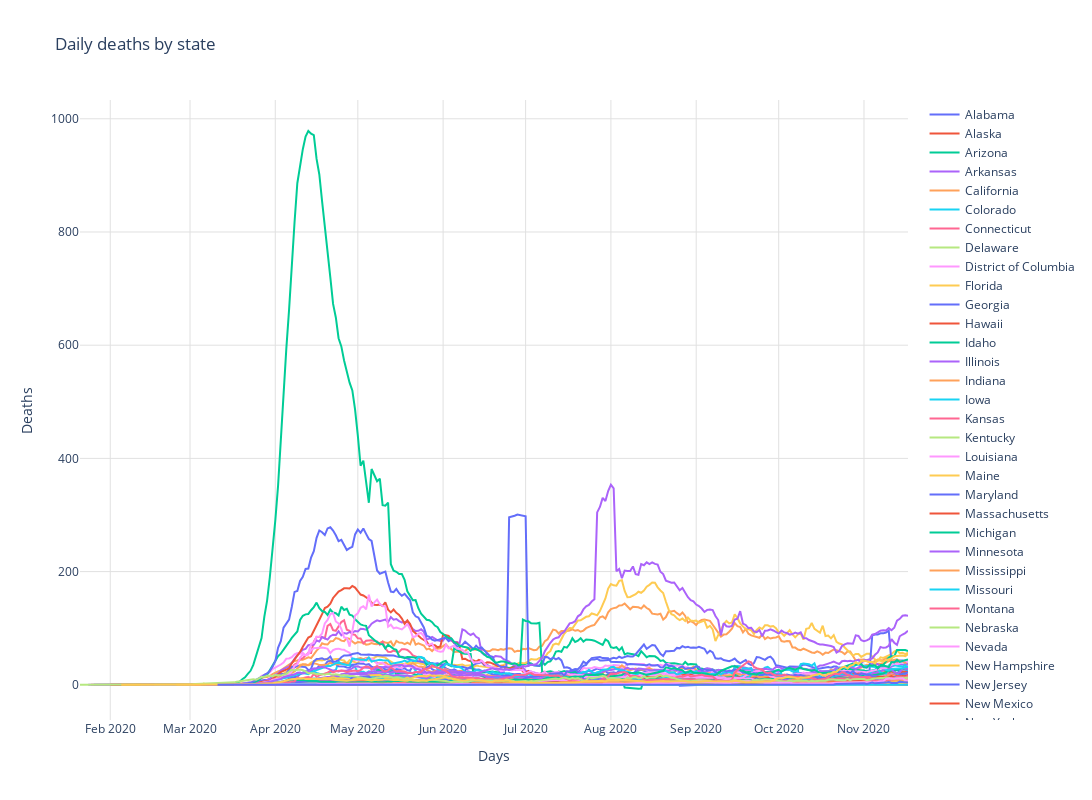

Notebook cell for this chart:
### Code cell
#############################
# Daily Deaths by state
#############################
row += 1
layout = go.Layout(
        title = 'Daily deaths by state',
        plot_bgcolor = default_plot_color,
        xaxis_gridcolor = default_grid_color,
        yaxis_gridcolor = default_grid_color,
        width=default_width,
        height=default_height,
        xaxis_title='Days',
        yaxis_title='Deaths'
)

fig = go.Figure(layout=layout)

# Show all states by default.
for index, state in interesting_states.iterrows():
    total_deaths_by_date = generate_delta_df(state.state, 'all', 'deaths')
    plotmovingaverage(total_deaths_by_date, state.state, 'deaths: %{y:,.0f}<br>day: %{x}')

fig.show()
plotly.offline.plot(fig, filename=webpage_folder + 'Chart_'+str(row)+'.html',auto_open=False)
html_graphs.write("  <object data=\""+'Chart_'+str(row)+'.html'+"\" width=" + str(default_width * 1.10) + " height=" + str(default_height* 1.10) + "\"></object>"+"\n")

### Figure 1 — Plotly figure (JSON) as saved in the notebook; plotly's stock layout.template omitted (floating-point values rounded to 4 significant figures; data arrays with more than 128 entries replaced by an {"elided": "..."} marker saying what was removed)
{"data": [{"hovertemplate": "deaths: %{y:,.0f}<br>day: %{x}", "line": {"width": 2}, "mode": "lines", "name": "Alabama", "type": "scatter", "visible": true, "x": {"elided": "250 str values"}, "y": {"elided": "250 float values"}}, {"hovertemplate": "deaths: %{y:,.0f}<br>day: %{x}", "line": {"width": 2}, "mode": "lines", "name": "Alaska", "type": "scatter", "visible": true, "x": {"elided": "251 str values"}, "y": {"elided": "251 float values"}}, {"hovertemplate": "deaths: %{y:,.0f}<br>day: %{x}", "line": {"width": 2}, "mode": "lines", "name": "Arizona", "type": "scatter", "visible": true, "x": {"elided": "297 str values"}, "y": {"elided": "297 float values"}}, {"hovertemplate": "deaths: %{y:,.0f}<br>day: %{x}", "line": {"width": 2}, "mode": "lines", "name": "Arkansas", "type": "scatter", "visible": true, "x": {"elided": "252 str values"}, "y": {"elided": "252 float values"}}, {"hovertemplate": "deaths: %{y:,.0f}<br>day: %{x}", "line": {"width": 2}, "mode": "lines", "name": "California", "type": "scatter", "visible": true, "x": {"elided": "298 str values"}, "y": {"elided": "298 float values"}}, {"hovertemplate": "deaths: %{y:,.0f}<br>day: %{x}", "line": {"width": 2}, "mode": "lines", "name": "Colorado", "type": "scatter", "visible": true, "x": {"elided": "258 str values"}, "y": {"elided": "258 float values"}}, {"hovertemplate": "deaths: %{y:,.0f}<br>day: %{x}", "line": {"width": 2}, "mode": "lines", "name": "Connecticut", "type": "scatter", "visible": true, "x": {"elided": "255 str values"}, "y": {"elided": "255 float values"}}, {"hovertemplate": "deaths: %{y:,.0f}<br>day: %{x}", "line": {"width": 2}, "mode": "lines", "name": "Delaware", "type": "scatter", "visible": true, "x": {"elided": "252 str values"}, "y": {"elided": "252 float values"}}, {"hovertemplate": "deaths: %{y:,.0f}<br>day: %{x}", "line": {"width": 2}, "mode": "lines", "name": "District of Columbia", "type": "scatter", "visible": true, "x": {"elided": "256 str values"}, "y": {"elided": "256 float values"}}, {"hovertemplate": "deaths: %{y:,.0f}<br>day: %{x}", "line": {"width": 2}, "mode": "lines", "name": "Florida", "type": "scatter", "visible": true, "x": {"elided": "262 str values"}, "y": {"elided": "262 float values"}}, {"hovertemplate": "deaths: %{y:,.0f}<br>day: %{x}", "line": {"width": 2}, "mode": "lines", "name": "Georgia", "type": "scatter", "visible": true, "x": {"elided": "261 str values"}, "y": {"elided": "261 float values"}}, {"hovertemplate": "deaths: %{y:,.0f}<br>day: %{x}", "line": {"width": 2}, "mode": "lines", "name": "Hawaii", "type": "scatter", "visible": true, "x": {"elided": "257 str values"}, "y": {"elided": "257 float values"}}, {"hovertemplate": "deaths: %{y:,.0f}<br>day: %{x}", "line": {"width": 2}, "mode": "lines", "name": "Idaho", "type": "scatter", "visible": true, "x": {"elided": "250 str values"}, "y": {"elided": "250 float values"}}, {"hovertemplate": "deaths: %{y:,.0f}<br>day: %{x}", "line": {"width": 2}, "mode": "lines", "name": "Illinois", "type": "scatter", "visible": true, "x": {"elided": "299 str values"}, "y": {"elided": "299 float values"}}, {"hovertemplate": "deaths: %{y:,.0f}<br>day: %{x}", "line": {"width": 2}, "mode": "lines", "name": "Indiana", "type": "scatter", "visible": true, "x": {"elided": "257 str values"}, "y": {"elided": "257 float values"}}, {"hovertemplate": "deaths: %{y:,.0f}<br>day: %{x}", "line": {"width": 2}, "mode": "lines", "name": "Iowa", "type": "scatter", "visible": true, "x": {"elided": "255 str values"}, "y": {"elided": "255 float values"}}, {"hovertemplate": "deaths: %{y:,.0f}<br>day: %{x}", "line": {"width": 2}, "mode": "lines", "name": "Kansas", "type": "scatter", "visible": true, "x": {"elided": "256 str values"}, "y": {"elided": "256 float values"}}, {"hovertemplate": "deaths: %{y:,.0f}<br>day: %{x}", "line": {"width": 2}, "mode": "lines", "name": "Kentucky", "type": "scatter", "visible": true, "x": {"elided": "257 str values"}, "y": {"elided": "257 float values"}}, {"hovertemplate": "deaths: %{y:,.0f}<br>day: %{x}", "line": {"width": 2}, "mode": "lines", "name": "Louisiana", "type": "scatter", "visible": true, "x": {"elided": "254 str values"}, "y": {"elided": "254 float values"}}, {"hovertemplate": "deaths: %{y:,.0f}<br>day: %{x}", "line": {"width": 2}, "mode": "lines", "name": "Maine", "type": "scatter", "visible": true, "x": {"elided": "251 str values"}, "y": {"elided": "251 float values"}}, {"hovertemplate": "deaths: %{y:,.0f}<br>day: %{x}", "line": {"width": 2}, "mode": "lines", "name": "Maryland", "type": "scatter", "visible": true, "x": {"elided": "258 str values"}, "y": {"elided": "258 float values"}}, {"hovertemplate": "deaths: %{y:,.0f}<br>day: %{x}", "line": {"width": 2}, "mode": "lines", "name": "Massachusetts", "type": "scatter", "visible": true, "x": {"elided": "291 str values"}, "y": {"elided": "291 float values"}}, {"hovertemplate": "deaths: %{y:,.0f}<br>day: %{x}", "line": {"width": 2}, "mode": "lines", "name": "Michigan", "type": "scatter", "visible": true, "x": {"elided": "253 str values"}, "y": {"elided": "253 float values"}}, {"hovertemplate": "deaths: %{y:,.0f}<br>day: %{x}", "line": {"width": 2}, "mode": "lines", "name": "Minnesota", "type": "scatter", "visible": true, "x": {"elided": "257 str values"}, "y": {"elided": "257 float values"}}, {"hovertemplate": "deaths: %{y:,.0f}<br>day: %{x}", "line": {"width": 2}, "mode": "lines", "name": "Mississippi", "type": "scatter", "visible": true, "x": {"elided": "252 str values"}, "y": {"elided": "252 float values"}}, {"hovertemplate": "deaths: %{y:,.0f}<br>day: %{x}", "line": {"width": 2}, "mode": "lines", "name": "Missouri", "type": "scatter", "visible": true, "x": {"elided": "256 str values"}, "y": {"elided": "256 float values"}}, {"hovertemplate": "deaths: %{y:,.0f}<br>day: %{x}", "line": {"width": 2}, "mode": "lines", "name": "Montana", "type": "scatter", "visible": true, "x": {"elided": "250 str values"}, "y": {"elided": "250 float values"}}, {"hovertemplate": "deaths: %{y:,.0f}<br>day: %{x}", "line": {"width": 2}, "mode": "lines", "name": "Nebraska", "type": "scatter", "visible": true, "x": {"elided": "275 str values"}, "y": {"elided": "275 float values"}}, {"hovertemplate": "deaths: %{y:,.0f}<br>day: %{x}", "line": {"width": 2}, "mode": "lines", "name": "Nevada", "type": "scatter", "visible": true, "x": {"elided": "258 str values"}, "y": {"elided": "258 float values"}}, {"hovertemplate": "deaths: %{y:,.0f}<br>day: %{x}", "line": {"width": 2}, "mode": "lines", "name": "New Hampshire", "type": "scatter", "visible": true, "x": {"elided": "261 str values"}, "y": {"elided": "261 float values"}}, {"hovertemplate": "deaths: %{y:,.0f}<br>day: %{x}", "line": {"width": 2}, "mode": "lines", "name": "New Jersey", "type": "scatter", "visible": true, "x": {"elided": "259 str values"}, "y": {"elided": "259 float values"}}, {"hovertemplate": "deaths: %{y:,.0f}<br>day: %{x}", "line": {"width": 2}, "mode": "lines", "name": "New Mexico", "type": "scatter", "visible": true, "x": {"elided": "252 str values"}, "y": {"elided": "252 float values"}}, {"hovertemplate": "deaths: %{y:,.0f}<br>day: %{x}", "line": {"width": 2}, "mode": "lines", "name": "New York", "type": "scatter", "visible": true, "x": {"elided": "262 str values"}, "y": {"elided": "262 float values"}}, {"hovertemplate": "deaths: %{y:,.0f}<br>day: %{x}", "line": {"width": 2}, "mode": "lines", "name": "North Carolina", "type": "scatter", "visible": true, "x": {"elided": "260 str values"}, "y": {"elided": "260 float values"}}, {"hovertemplate": "deaths: %{y:,.0f}<br>day: %{x}", "line": {"width": 2}, "mode": "lines", "name": "North Dakota", "type": "scatter", "visible": true, "x": {"elided": "252 str values"}, "y": {"elided": "252 float values"}}, {"hovertemplate": "deaths: %{y:,.0f}<br>day: %{x}", "line": {"width": 2}, "mode": "lines", "name": "Ohio", "type": "scatter", "visible": true, "x": {"elided": "254 str values"}, "y": {"elided": "254 float values"}}, {"hovertemplate": "deaths: %{y:,.0f}<br>day: %{x}", "line": {"width": 2}, "mode": "lines", "name": "Oklahoma", "type": "scatter", "visible": true, "x": {"elided": "257 str values"}, "y": {"elided": "257 float values"}}, {"hovertemplate": "deaths: %{y:,.0f}<br>day: %{x}", "line": {"width": 2}, "mode": "lines", "name": "Oregon", "type": "scatter", "visible": true, "x": {"elided": "264 str values"}, "y": {"elided": "264 float values"}}, {"hovertemplate": "deaths: %{y:,.0f}<br>day: %{x}", "line": {"width": 2}, "mode": "lines", "name": "Pennsylvania", "type": "scatter", "visible": true, "x": {"elided": "257 str values"}, "y": {"elided": "257 float values"}}, {"hovertemplate": "deaths: %{y:,.0f}<br>day: %{x}", "line": {"width": 2}, "mode": "lines", "name": "Rhode Island", "type": "scatter", "visible": true, "x": {"elided": "262 str values"}, "y": {"elided": "262 float values"}}, {"hovertemplate": "deaths: %{y:,.0f}<br>day: %{x}", "line": {"width": 2}, "mode": "lines", "name": "South Carolina", "type": "scatter", "visible": true, "x": {"elided": "257 str values"}, "y": {"elided": "257 float values"}}, {"hovertemplate": "deaths: %{y:,.0f}<br>day: %{x}", "line": {"width": 2}, "mode": "lines", "name": "South Dakota", "type": "scatter", "visible": true, "x": {"elided": "253 str values"}, "y": {"elided": "253 float values"}}, {"hovertemplate": "deaths: %{y:,.0f}<br>day: %{x}", "line": {"width": 2}, "mode": "lines", "name": "Tennessee", "type": "scatter", "visible": true, "x": {"elided": "258 str values"}, "y": {"elided": "258 float values"}}, {"hovertemplate": "deaths: %{y:,.0f}<br>day: %{x}", "line": {"width": 2}, "mode": "lines", "name": "Texas", "type": "scatter", "visible": true, "x": {"elided": "280 str values"}, "y": {"elided": "280 float values"}}, {"hovertemplate": "deaths: %{y:,.0f}<br>day: %{x}", "line": {"width": 2}, "mode": "lines", "name": "Utah", "type": "scatter", "visible": true, "x": {"elided": "267 str values"}, "y": {"elided": "267 float values"}}, {"hovertemplate": "deaths: %{y:,.0f}<br>day: %{x}", "line": {"width": 2}, "mode": "lines", "name": "Vermont", "type": "scatter", "visible": true, "x": {"elided": "256 str values"}, "y": {"elided": "256 float values"}}, {"hovertemplate": "deaths: %{y:,.0f}<br>day: %{x}", "line": {"width": 2}, "mode": "lines", "name": "Virginia", "type": "scatter", "visible": true, "x": {"elided": "256 str values"}, "y": {"elided": "256 float values"}}, {"hovertemplate": "deaths: %{y:,.0f}<br>day: %{x}", "line": {"width": 2}, "mode": "lines", "name": "Washington", "type": "scatter", "visible": true, "x": {"elided": "302 str values"}, "y": {"elided": "302 float values"}}, {"hovertemplate": "deaths: %{y:,.0f}<br>day: %{x}", "line": {"width": 2}, "mode": "lines", "name": "West Virginia", "type": "scatter", "visible": true, "x": {"elided": "246 str values"}, "y": {"elided": "246 float values"}}, {"hovertemplate": "deaths: %{y:,.0f}<br>day: %{x}", "line": {"width": 2}, "mode": "lines", "name": "Wisconsin", "type": "scatter", "visible": true, "x": {"elided": "287 str values"}, "y": {"elided": "287 float values"}}, {"hovertemplate": "deaths: %{y:,.0f}<br>day: %{x}", "line": {"width": 2}, "mode": "lines", "name": "Wyoming", "type": "scatter", "visible": true, "x": {"elided": "252 str values"}, "y": {"elided": "252 float values"}}], "layout": {"height": 800, "plot_bgcolor": "rgba(0, 0, 0, 0)", "title": {"text": "Daily deaths by state"}, "width": 1280, "xaxis": {"gridcolor": "rgba(225, 225, 225, 255)", "title": {"text": "Days"}}, "yaxis": {"gridcolor": "rgba(225, 225, 225, 255)", "title": {"text": "Deaths"}}}}
